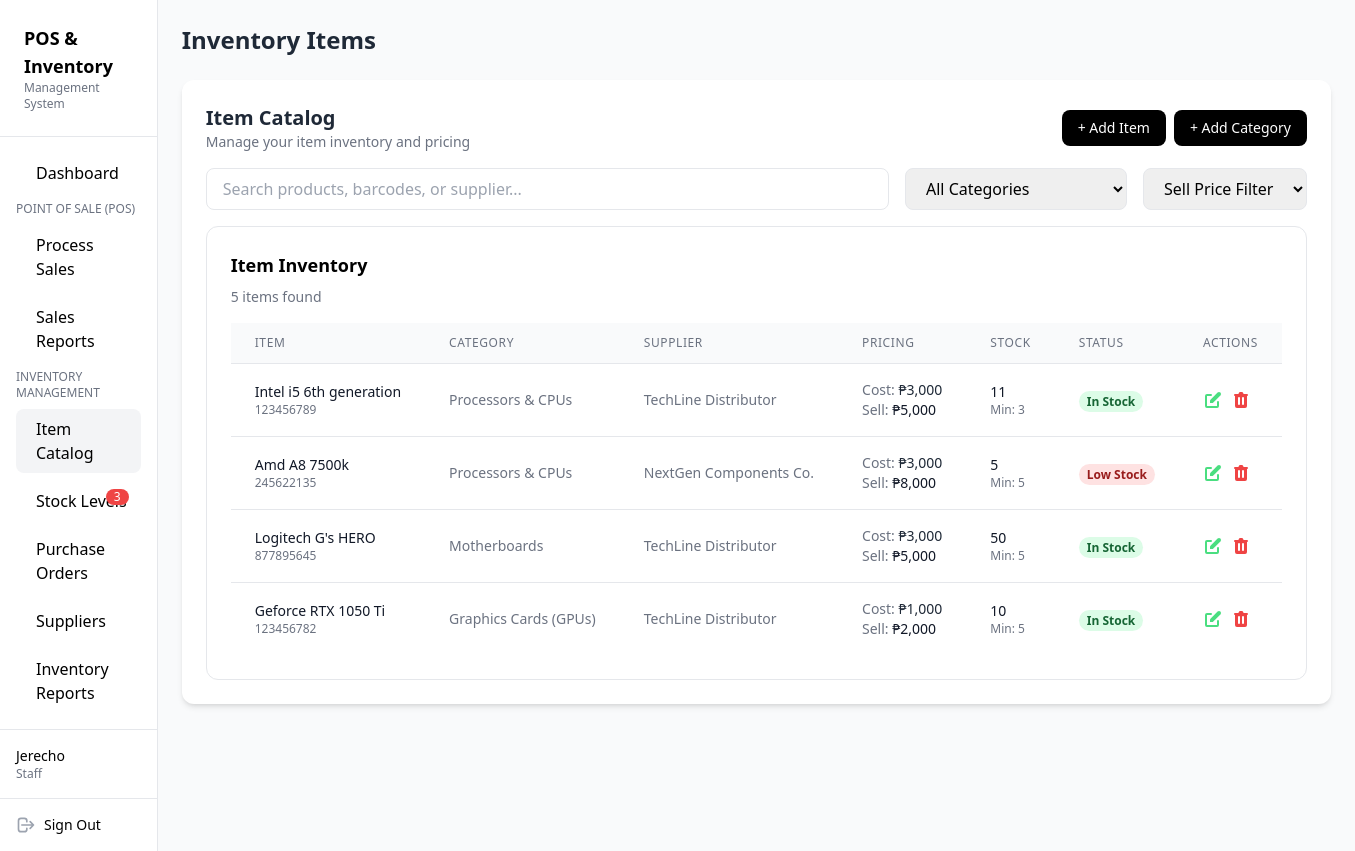
Before: /item_catalog.php (signed in) with the older database file.
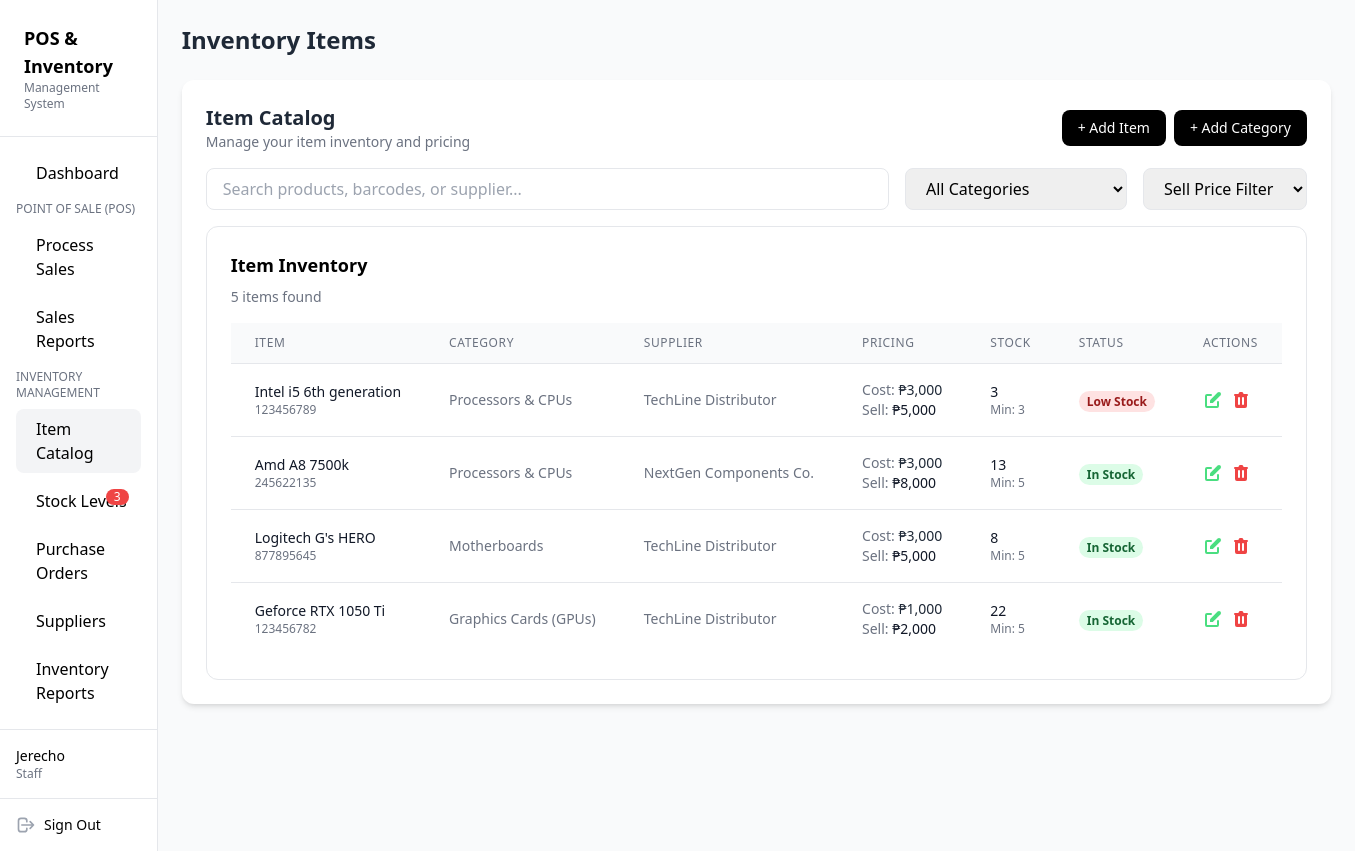
After: the same page with the newer database file.
### tables this page shows
CREATE TABLE `items` (
  `item_id` int(11) NOT NULL,
  `barcode` varchar(50) DEFAULT NULL,
  `item_name` varchar(255) NOT NULL,
  `description` text DEFAULT NULL,
  `category_id` int(11) DEFAULT NULL,
  `supplier_id` int(11) DEFAULT NULL,
  `cost_price` decimal(10,2) DEFAULT 0.00,
  `selling_price` decimal(10,2) DEFAULT 0.00,
  `quantity` int(11) DEFAULT 0,
  `min_stock` int(11) DEFAULT 5,
  `created_at` timestamp NOT NULL DEFAULT current_timestamp(),
  `updated_at` timestamp NOT NULL DEFAULT current_timestamp() ON UPDATE current_timestamp()
);

CREATE TABLE `categories` (
  `category_id` int(11) NOT NULL,
  `category_name` varchar(100) NOT NULL
);

CREATE TABLE `suppliers` (
  `supplier_id` int(11) NOT NULL,
  `supplier_name` varchar(100) NOT NULL,
  `contact_number` varchar(20) DEFAULT NULL,
  `email` varchar(100) DEFAULT NULL,
  `status` tinyint(1) DEFAULT 1
);

### database/database.php (called while the page is built, shortened)
<?php
class Database
{
    private $serverName = ("mysql:host=localhost;dbname=computer_store");
    private $userName = ("root");
    private $userPass = ("");
    private $fetchDefault = array(PDO::ATTR_DEFAULT_FETCH_MODE => PDO::FETCH_ASSOC);
    public function conn()
    {
        try {
            $this->conn = new PDO($this->serverName, $this->userName, $this->userPass, $this->fetchDefault);
            return $this->conn;
        } catch (PDOException $e) {
            echo "Error : " . $e->getMessage();
            exit;
        }
    }
    public function select_items()
    {
        $sql = $this->conn()->prepare("SELECT
        items.*,
        categories.category_name,
        suppliers.supplier_name
        FROM items
        LEFT JOIN categories ON items.category_id = categories.category_id
        LEFT JOIN suppliers ON items.supplier_id = suppliers.supplier_id
        ");
        $sql->execute();
        $items = $sql->fetchAll();
        return $items;
    }
}
$database = new Database();

### item_catalog.php (the view, shortened to what this page needs)
<?php
include "database/database.php";
$database->login_session();
$database->create_category();
$database->create_item();
$database->update_item();
$database->delete_item();
$items = $database->select_items();
?>
<!DOCTYPE html>
<html lang="en">
<head>
  <script src="https://cdn.tailwindcss.com"></script>
</head>
<body class="bg-gray-50 flex">
  <aside class="sticky top-0 w-64 h-screen bg-white border-r flex flex-col">
    <div class="p-6 border-b">
      <h1 class="text-lg font-bold">POS & Inventory</h1>
      <p class="text-xs text-gray-500">Management System</p>
    </div>
    <nav class="flex-1 p-4 space-y-2">
      <a href="dashboard.php" class="flex items-center px-3 py-2 rounded-lg hover:bg-gray-100">
        <span class="ml-2">Dashboard</span>
      </a>
      <p class="text-xs uppercase text-gray-500 mt-4 mb-2">Point of Sale (POS)</p>
      <a href="process_sales.php" class="flex items-center px-3 py-2 rounded-lg hover:bg-gray-100">
        <span class="ml-2">Process Sales</span>
      </a>
      <a href="sales_report.php" class="flex items-center px-3 py-2 rounded-lg hover:bg-gray-100">
        <span class="ml-2">Sales Reports</span>
      </a>
      <p class="text-xs uppercase text-gray-500 mt-4 mb-2">Inventory Management</p>
      <a href="item_catalog.php" class="flex items-center px-3 py-2 rounded-lg bg-gray-100 font-medium">
        <span class="ml-2">Item Catalog</span>
      </a>
      <a href="stock_levels.php" class="flex items-center px-3 py-2 rounded-lg hover:bg-gray-100 relative">
        <span class="ml-2">Stock Levels</span>
        <span class="absolute right-3 top-2 text-xs bg-red-500 text-white rounded-full px-2">3</span>
      </a>
      <a href="purchase_orders.php" class="flex items-center px-3 py-2 rounded-lg hover:bg-gray-100">
        <span class="ml-2">Purchase Orders</span>
      </a>
      <a href="suppliers.php" class="flex items-center px-3 py-2 rounded-lg hover:bg-gray-100">
        <span class="ml-2">Suppliers</span>
      </a>
      <a href="inventory_reports.php" class="flex items-center px-3 py-2 rounded-lg hover:bg-gray-100">
        <span class="ml-2">Inventory Reports</span>
      </a>
    </nav>
    <div class="p-4 border-t">
      <?php
      $role = ucfirst($_SESSION['user-role']);
      $username = $_SESSION['login-success'];
      echo "
        <p class='text-sm font-medium'>{$username}</p>
        <p class='text-xs text-gray-500'>{$role}</p>
      ";
      ?>
    </div>
    <div class="p-4 border-t flex items-center justify-between">
      <div class="flex items-center space-x-2">
        <svg xmlns="http://www.w3.org/2000/svg" class="h-5 w-5 text-gray-400" fill="none" viewBox="0 0 24 24"
          stroke="currentColor">
          <path stroke-linecap="round" stroke-linejoin="round" stroke-width="2"
            d="M17 16l4-4m0 0l-4-4m4 4H7m6 4v1a3 3 0 01-3 3H6a3 3 0 01-3-3V7a3 3 0 013-3h4a3 3 0 013 3v1" />
        </svg>
        <a href="logout.php" class="text-sm font-medium">Sign Out</a>
      </div>
    </div>
  </aside>
  <main class="flex-1 p-6">
    <header class="mb-6">
      <h2 class="text-2xl font-bold text-gray-800">Inventory Items</h2>
    </header>
    <section class="bg-white rounded-xl shadow-md p-6">
      <div class="flex items-center justify-between mb-4">
        <div>
          <h3 class="text-xl font-bold text-gray-800">Item Catalog</h3>
          <p class="text-sm text-gray-500">Manage your item inventory and pricing</p>
        </div>
        <div class="flex items-center space-x-2">
          <button id="openAddProductModal" class="px-4 py-2 text-sm bg-black text-white rounded-lg hover:bg-gray-800">
            + Add Item
          </button>
          <button id="openAddCategoryModal" class="px-4 py-2 text-sm bg-black text-white rounded-lg hover:bg-gray-800">
            + Add Category
          </button>
        </div>
      </div>
      <div class="flex items-center space-x-4 mb-4">
        <div class="relative flex-1">
          <input type="text" id="productSearchInput" placeholder="Search products, barcodes, or supplier..."
            class="w-full px-4 py-2 border rounded-lg focus:outline-none">
        </div>
        <select id="categoryFilter" class="px-4 py-2 border rounded-lg focus:outline-none">
          <option value="">All Categories</option>
        </select>
        <select id="itemFilter" class="px-4 py-2 border rounded-lg focus:outline-none">
          <option value="">Sell Price Filter</option>
        </select>
      </div>
      <div class="bg-white border rounded-xl p-6">
        <h4 class="text-lg font-semibold mb-2">Item Inventory</h4>
        <p class="text-sm text-gray-500 mb-4">5 items found</p>
        <div class="overflow-x-auto">
          <table class="min-w-full divide-y divide-gray-200">
            <thead class="bg-gray-50">
              <tr>
                <th scope="col" class="px-6 py-3 text-left text-xs font-medium text-gray-500 uppercase tracking-wider">
                  Item</th>
                <th scope="col" class="px-6 py-3 text-left text-xs font-medium text-gray-500 uppercase tracking-wider">
                  Category</th>
                <th scope="col" class="px-6 py-3 text-left text-xs font-medium text-gray-500 uppercase tracking-wider">
                  Supplier</th>
                <th scope="col" class="px-6 py-3 text-left text-xs font-medium text-gray-500 uppercase tracking-wider">
                  Pricing</th>
                <th scope="col" class="px-6 py-3 text-left text-xs font-medium text-gray-500 uppercase tracking-wider">
                  Stock</th>
                <th scope="col" class="px-6 py-3 text-left text-xs font-medium text-gray-500 uppercase tracking-wider">
                  Status</th>
                <th scope="col" class="px-6 py-3 text-left text-xs font-medium text-gray-500 uppercase tracking-wider">
                  Actions</th>
              </tr>
            </thead>
            <tbody class="bg-white divide-y divide-gray-200">
              <?php foreach ($items as $item): ?>
                <?php
                $stock_status = ($item['quantity'] <= $item['min_stock']) ? 'low' : 'in';
                ?>
                <tr>
                  <td class="px-6 py-4 whitespace-nowrap">
                    <p class="text-sm font-medium text-gray-900"><?php echo $item['item_name']; ?></p>
                    <p class="text-xs text-gray-500"><?php echo $item['barcode']; ?></p>
                  </td>
                  <td class="px-6 py-4 whitespace-nowrap text-sm text-gray-500"><?php echo $item['category_name']; ?></td>
                  <td class="px-6 py-4 whitespace-nowrap text-sm text-gray-500"><?php echo $item['supplier_name']; ?></td>
                  <td class="px-6 py-4 whitespace-nowrap text-sm text-gray-500">
                    <p>Cost: <span class="text-sm text-gray-800">₱<?php echo number_format($item['cost_price']); ?></span>
                    </p>
                    <p>Sell: <span
                        class="text-gray-900 font-medium">₱<?php echo number_format($item['selling_price']); ?></span></p>
                  </td>
                  <td class="px-6 py-4 whitespace-nowrap text-sm text-gray-500">
                    <p class="text-gray-900 font-medium"><?php echo $item['quantity']; ?></p>
                    <p class="text-xs">Min: <?php echo $item['min_stock'] ?></p>
                  </td>
                  <td class="px-6 py-4 whitespace-nowrap">
                    <?php if ($stock_status === 'low'): ?>
                      <span class="status-label bg-red-100 text-red-800">Low Stock</span>
                    <?php elseif($stock_status === 'in'): ?>
                      <span class="status-label bg-green-100 text-green-800">In Stock</span>
                    <?php endif; ?>
                  </td>
                  <td class="px-6 py-4 whitespace-nowrap text-sm font-medium">
                    <div class="flex space-x-2">
                      <button class="text-green-400 hover:text-green-600 openEditProductModal"
                        data-id="<?= $item['item_id'] ?>" data-name="<?= htmlspecialchars($item['item_name']) ?>"
                        data-barcode="<?= htmlspecialchars($item['barcode']) ?>"
                        data-description="<?= htmlspecialchars($item['description'] ?? '') ?>"
                        data-category="<?= $item['category_id'] ?>" data-supplier="<?= $item['supplier_id'] ?>"
                        data-cost="<?= $item['cost_price'] ?>" data-sell="<?= $item['selling_price'] ?>"
                        data-qty="<?= $item['quantity'] ?>" data-min="<?= $item['min_stock'] ?>">
                      </button>
                      <button class="text-red-500 hover:text-red-700 openDeleteProductModal"
                        data-id="<?= $item['item_id'] ?>" data-name="<?= htmlspecialchars($item['item_name']) ?>">
                      </button>
                    </div>
                  </td>
                </tr>
              <?php endforeach; ?>
            </tbody>
          </table>
        </div>
      </div>
    </section>
  </main>
</body>
</html>

### item_catalog.php (style rules this page uses)
.status-label { padding: 2px 8px; font-size: 12px; font-weight: 600; border-radius: 9999px; }

Changed rows visible on the page:
changed items "Intel i5 6th generation": quantity "11" → "3"; quantity "In Stock" → "Low Stock"
changed items "Amd A8 7500k": quantity "5" → "13"; quantity "Low Stock" → "In Stock"
changed items "Logitech G's HERO": quantity "50" → "8"
changed items "Geforce RTX 1050 Ti": quantity "10" → "22"
